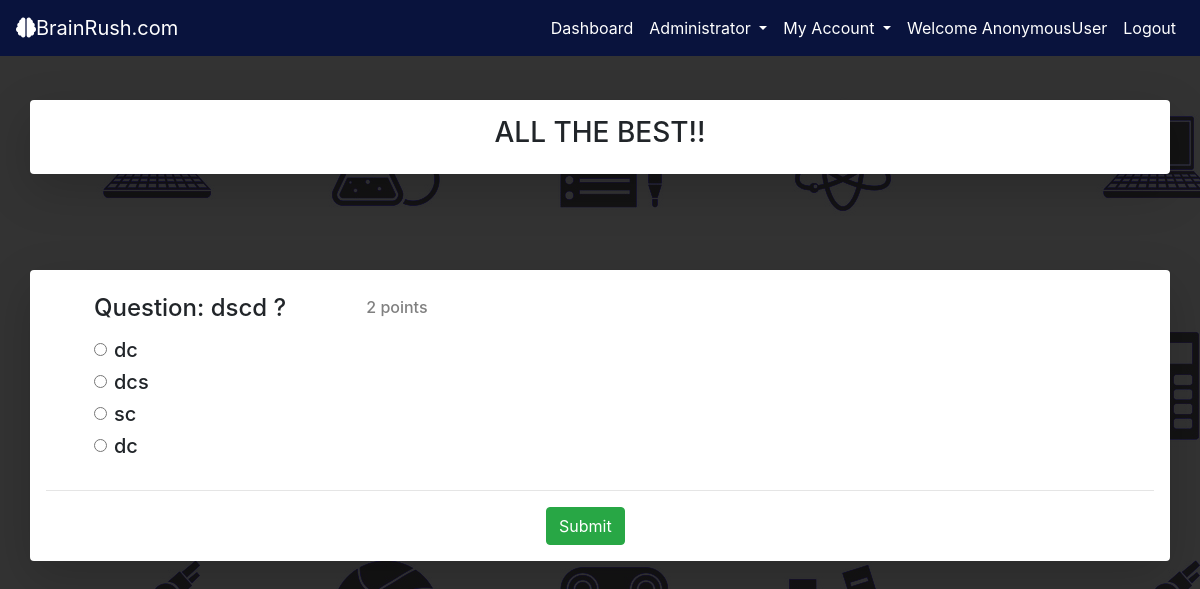
Page /student/question_list/6/ on the committed database.
### tutor/models.py (models this page shows, shortened)
class Quest(models.Model):
    FullQuestion = models.CharField(max_length=100)
    option1 = models.CharField(max_length=30)
    option2 = models.CharField(max_length=30)
    option3 = models.CharField(max_length=30)
    option4 = models.CharField(max_length=30)
    answer = models.CharField(max_length=30)
    heading = models.ForeignKey(Heading,on_delete=models.CASCADE,default=None)
    marks  = models.IntegerField(default=0)

### student/views.py (the view)
# urls.py: path('question_list/<int:id>/',views.question_list,name="questions"),
def question_list(request,id):
    context = {'question_list' : Quest.objects.all().filter(heading = id)}
    return render(request,'student/question_list.html',context)

### student/templates/student/question_list.html (shortened to what this page needs)
{% extends 'student/student_nav.html' %}
{% load static %}
{% block content %}
<body style="background-image:linear-gradient(rgba(0,0,0,0.8),rgba(0,0,0,0.8)), url({% static 'images/subject.jpg' %}); width:100%; height: 1500px; ">
<div class="container d-flex justify-content-center shadow-lg p-3 mb-5 bg-white rounded"  style="margin-top: 100px;">
   <h3 id="atb">ALL THE BEST!!</h3>
</div>
  <div class="container shadow-lg p-3 mb-5 bg-white rounded " id="hide" style="margin-top: -300px; background: white;visibility: visible; ">
    {% for question in question_list %}
    <div class="row ml-5 mt-2">
      <h4>Question: {{question.FullQuestion}} ?</h4>
      <h6 class="mt-1" style="margin-left: 80px; color: grey;">{{question.marks}} points</h6>
    </div>
    <div class="row ml-5 mt-2 mb-4">
      <form action="" method="POST" class="inline">
          <div class="form-check">
              <input class="form-check-input" type="radio" name="options" id="exampleRadios1" value="{{question.option1}}" onclick="match('{{question.answer}}','{{question.option1}}','{{question.marks}}')">
              <label class="form-check-label" for="exampleRadios1">
                <strong><h5>{{question.option1}}</h5></strong>
              </label>
            </div>
            <div class="form-check">
              <input class="form-check-input" type="radio" name="options" id="exampleRadios1" value="{{question.option2}}" onclick="match('{{question.answer}}','{{question.option2}}','{{question.marks}}')">
              <label class="form-check-label" for="exampleRadios1">
                <strong><h5>{{question.option2}}</h5></strong>
              </label>
            </div>
            <div class="form-check">
              <input class="form-check-input" type="radio" name="options" id="exampleRadios1" value="{{question.option3}}" onclick="match('{{question.answer}}','{{question.option3}}','{{question.marks}}')">
              <label class="form-check-label" for="exampleRadios1">
                <strong><h5>{{question.option3}}</h5></strong>
              </label>
            </div>
            <div class="form-check">
              <input class="form-check-input" type="radio" name="options" id="exampleRadios1" value="{{question.option4}}" onclick="match('{{question.answer}}','{{question.option4}}','{{question.marks}}')">
              <label class="form-check-label" for="exampleRadios1">
                <strong><h5>{{question.option4}}</h5></strong>
              </label>
            </div>
      </form>
    </div>
    <hr>
  {% endfor %}
  <a  href="#" class="btn btn-success" onclick="finalscore('{{request.user}}')" style="margin-left: 500px;">Submit</a>
</div>
</body>
{% endblock content %}

### rows in the picture
Quest: FullQuestion "dscd", marks "2", option1 "dc", option2 "dcs", option3 "sc", option4 "dc"

### other values in the picture
{{ request.user }} "AnonymousUser"
